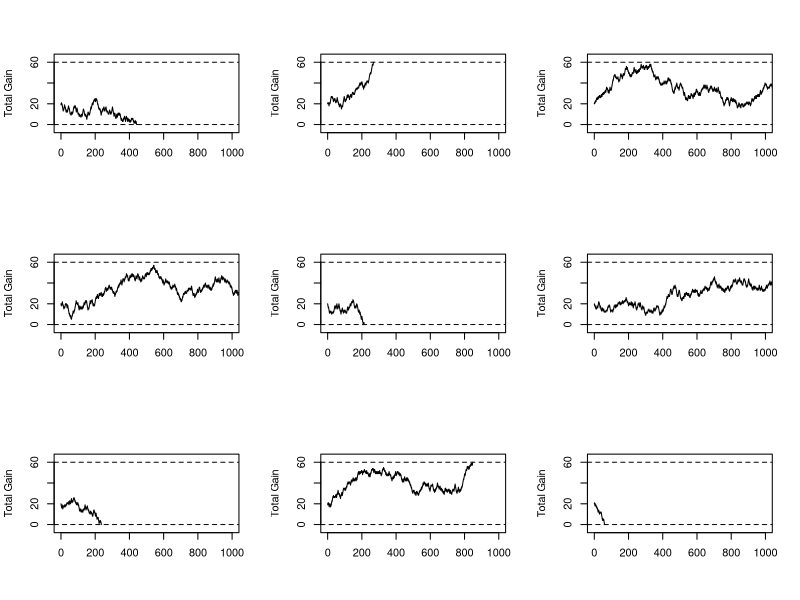

Generate this figure with R:
# Gambler's ruin
set.seed(19)
final<-c()
par(mfrow=c(3,3))

for (i in 1:9) {
start <- 20
gain <- start
vec <- c(start)
i <- 0
while (0 < gain &&  gain < 60)
{ i <- i + 1
gain <- gain + sample(c(-1,1),1)
if (i == 200) twty <- gain
vec <- c(vec,gain)
}

time <- i
if (gain == 60) yes <- 1 else yes <- 0

  plot(0:i,vec,type="l",xlab="",ylab="Total Gain",yaxt="n",ylim=c(-5,65),
      xlim= c(0,1000))
  axis(2, at=c(0,20,40,60))
# abline(v = 200,lty=2)
abline(h = 0, lty=2)
abline(h=60, lty = 2)
final <- c(final,i)
}


## seeds: 6, 13, *19*